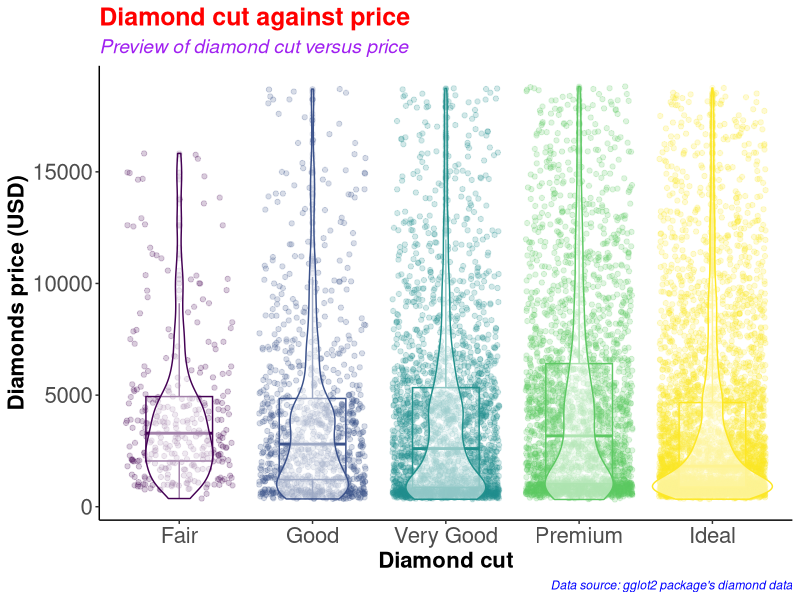
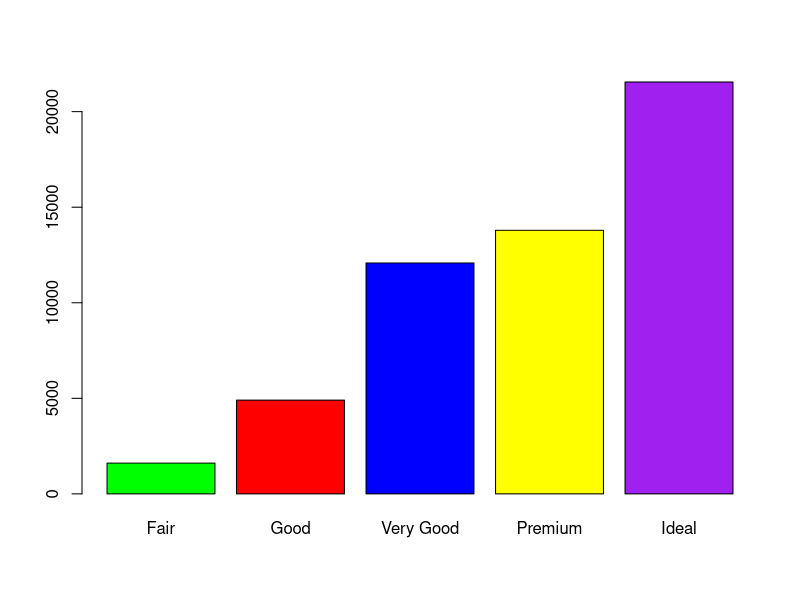
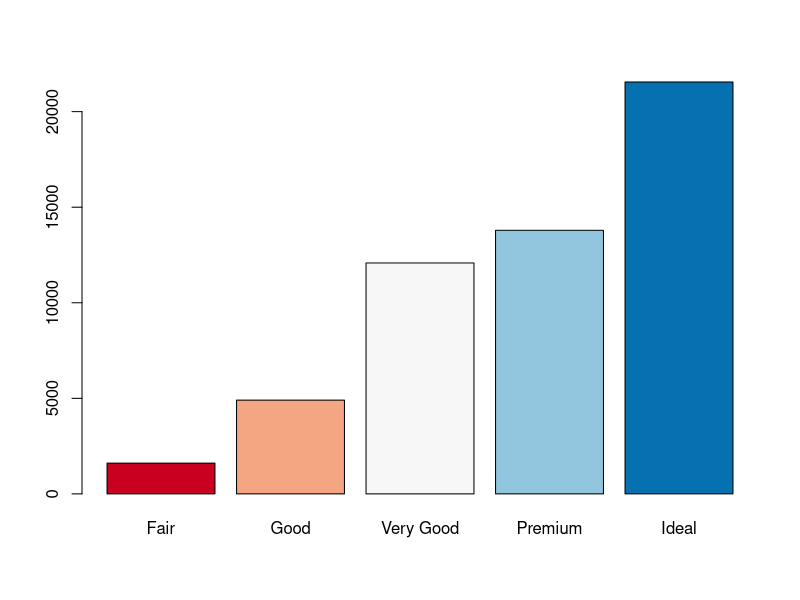
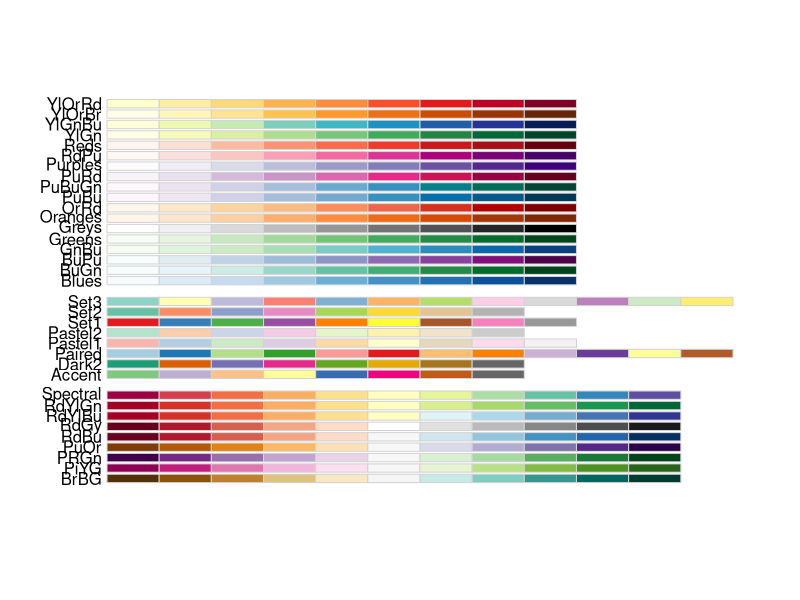
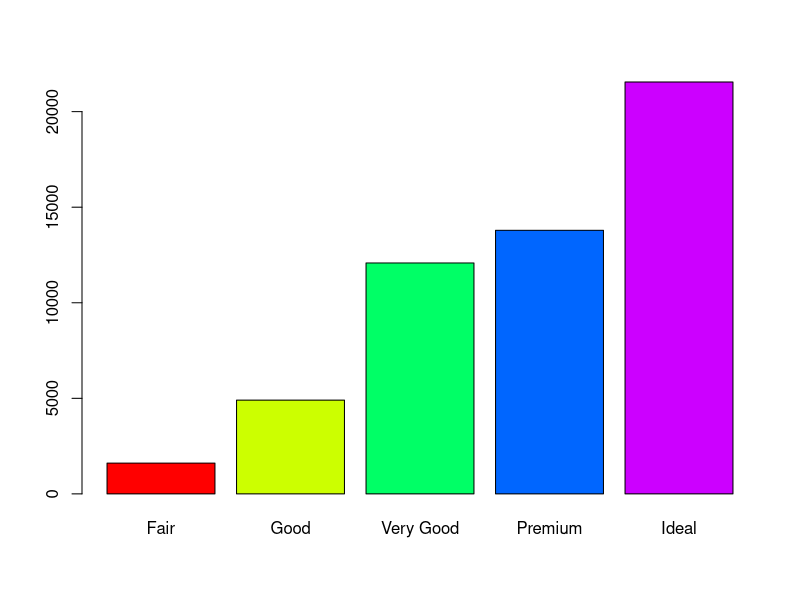
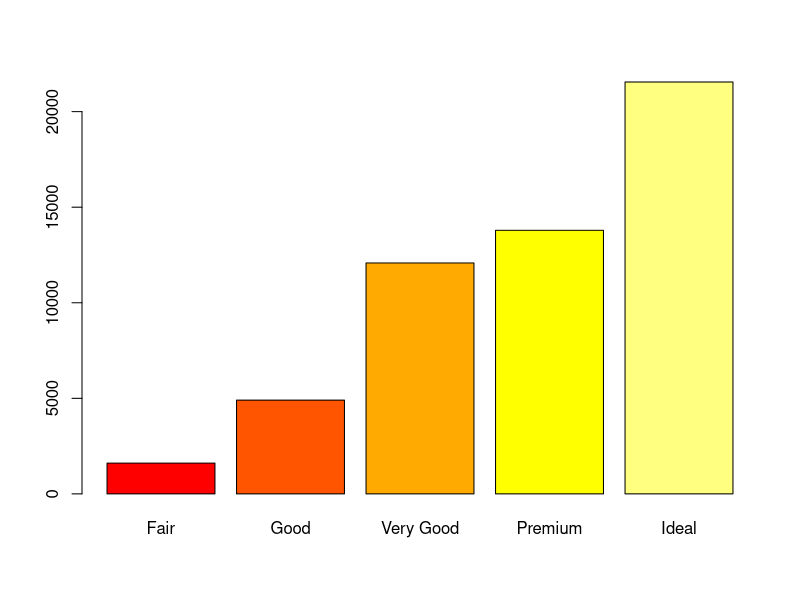
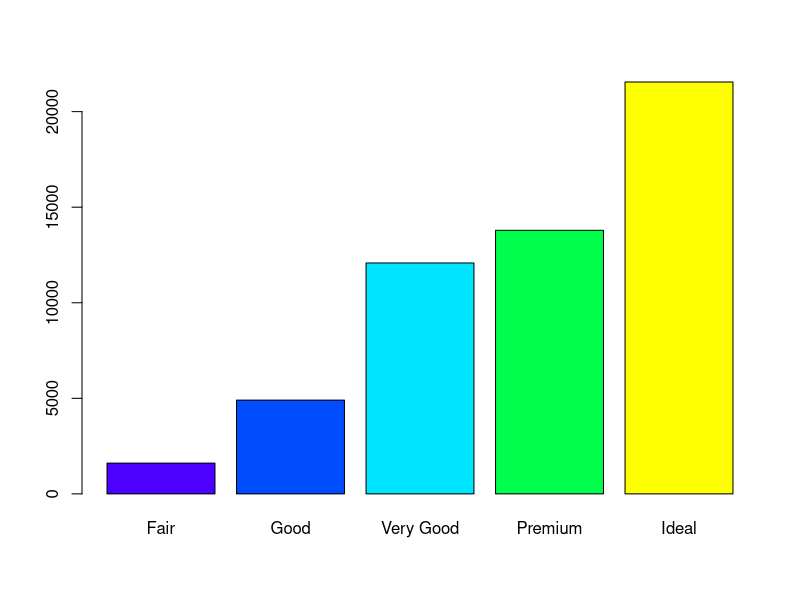
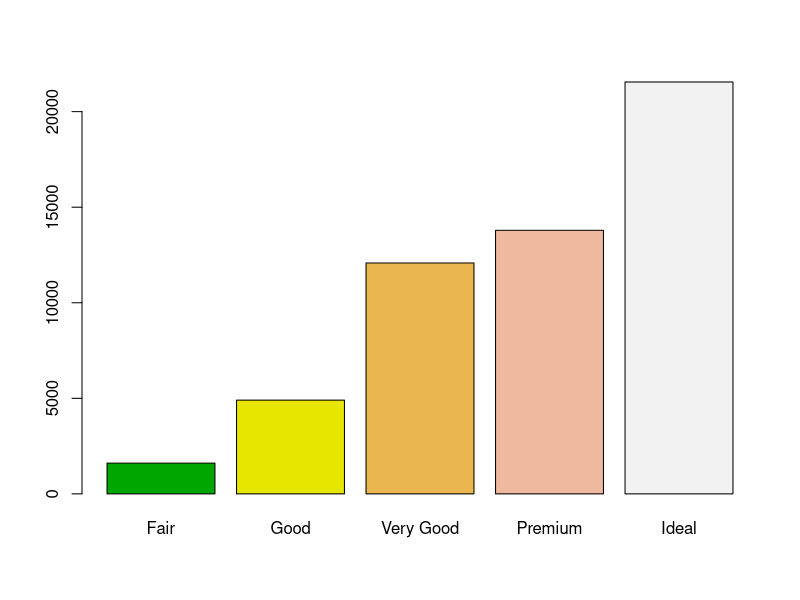

Generate these figures, in order, with R:
#########################################
# Name: Wyclife Agumba Oluoch           #   
# E-mail: wyclifeoluoch@gmail.com       #
# GitHub: https://github.com/Wycology   #
# Task: Boxplot and violin plots in one #
# Date: 4th Jan 2021                    #
# Last edited: 1st July 2021            #
#########################################

# Loading the necessary libraries for the project

library(tidyverse) # This is for data wrangling and plotting.
library(RColorBrewer) # This is for generating color pallets for the plots.

diamonds_df <- diamonds # Saving the diamonds data-set to a new object in R.

head(diamonds) # Checking the variables in the data-set for subsequent analyses
nrow(diamonds) # Checking for the number of rows in the data. 53940 observations
ncol(diamonds) # Checking the number of variables in the data-set. 10 variables

diamonds_df %>% # Picking the diamonds data, and then
  slice_sample(n = 0.2*(nrow(diamonds))) %>% # Picking a portion of the data-set
  ggplot(aes(x = cut, y = price, color = cut)) + # Adding the mapping variables
  geom_point(position = "jitter", alpha = 0.2) + # Adding jitter and alpha
  geom_boxplot(alpha = 0.1, width = 0.5) + # Modifying dimensions of the boxplot 
  geom_violin(alpha = 0.5) + # Adding violin plot on top of the box and jitter
  theme_classic() + # Adding my preferred theme for publication.
  theme(legend.position = "none") + # Removing the legend; it is on the x-axis
  labs(x = "Diamond cut", # Labels the x-axis.
       y = "Diamonds price (USD)", # Labeling the y-axis
       title = "Diamond cut against price", # Setting tibble of the plot
       subtitle = "Preview of diamond cut versus price", # Descriptive title beneath TITLE
       caption = "Data source: gglot2 package's diamond data") +
  theme(axis.text = element_text(size=16), # Size of labels on tick-marks
        axis.title = element_text(size=16,face="bold")) + # Size of axis labels
  theme(plot.title = element_text(color = 'red', size = 18, face = 'bold'),
        plot.subtitle = element_text(color = 'purple', size = 14, face = 'italic'),
        plot.caption = element_text(color = 'blue', face = 'italic'))

diamonds %>% # Picking the diamonds data, and then
  filter(cut == 'Very Good') %>% # Picking the very good cut 
  nrow() # counting the number of rows with very good cut

diamonds %>% 
  select(cut) %>% 
  table() %>% 
  barplot(col = c('green', 'red', 'blue', 'yellow', 'purple'))

# Instead of specifying the colors, we can simply use the color brewer panel 

diamonds %>% 
  select(cut) %>% 
  table() %>% 
  barplot(col = brewer.pal(n = 5, name = "RdBu"))
# To display more brewer colors options to use, run the following function:

display.brewer.all()

# Can also use rainbow colors

diamonds %>% 
  select(cut) %>% 
  table() %>% 
  barplot(col = rainbow(5))

# Can also use heat.colors
diamonds %>% 
  select(cut) %>% 
  table() %>% 
  barplot(col = heat.colors(5))

# Can also use topographic colors

diamonds %>% 
  select(cut) %>% 
  table() %>% 
  barplot(col = topo.colors(5))

# Can also use terrain colors for the plot
diamonds %>% 
  select(cut) %>% 
  table() %>% 
  barplot(col = terrain.colors(5))

# Can also use cm.colors
diamonds %>% 
  select(cut) %>% 
  table() %>% 
  barplot(col = cm.colors(5)) 

# That is awesome. Good for the day.
